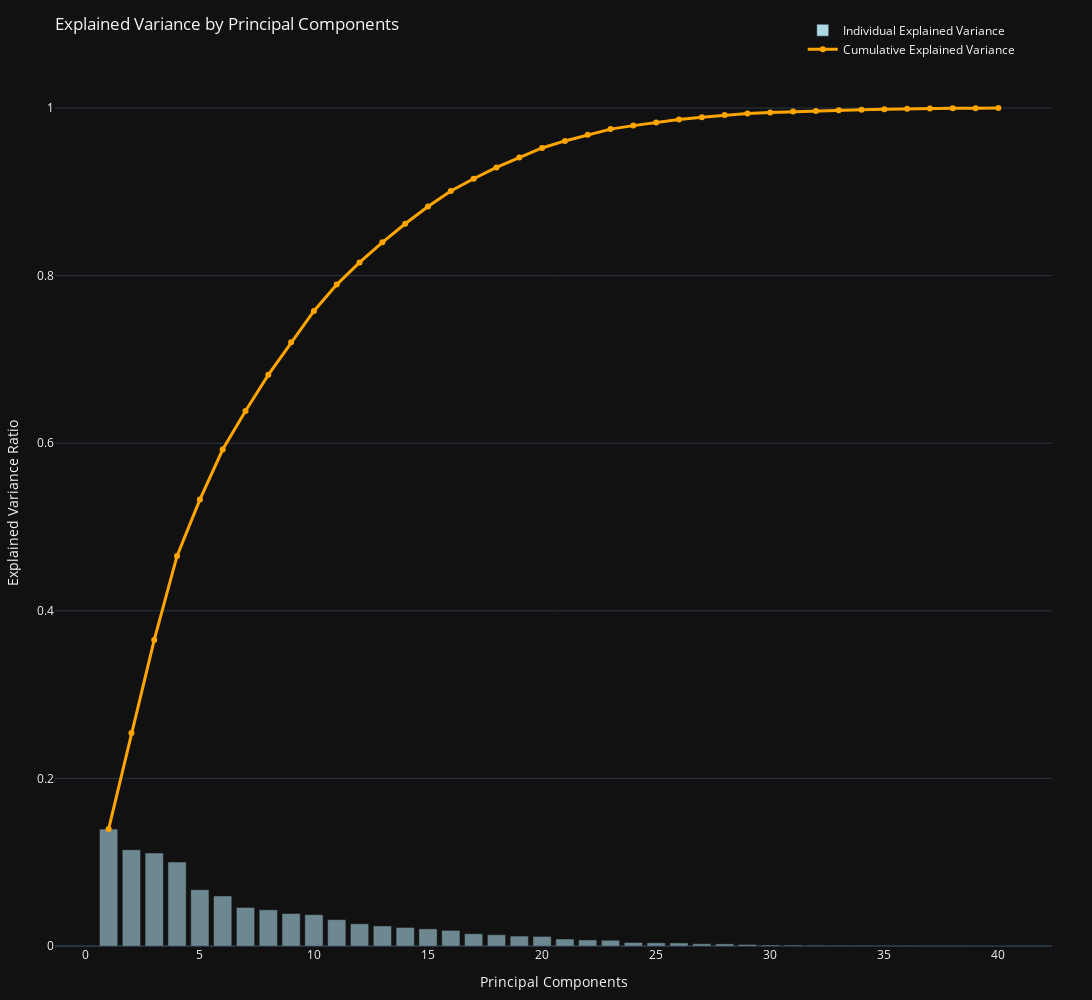

Write notebook code for a chart like this one.
### Code cell
cumulative_variance = np.cumsum(explained_variance)
fig = go.Figure()
fig.add_trace(go.Bar(x=list(range(1, len(explained_variance) + 1)),y=explained_variance,name='Individual Explained Variance',marker=dict(color='lightblue', opacity=0.6)))


fig.add_trace(go.Scatter(
    x=list(range(1, len(explained_variance) + 1)),
    y=cumulative_variance,
    mode='lines+markers',
    name='Cumulative Explained Variance',
    line=dict(color='orange', width=3),
    marker=dict(size=6)))

fig.update_layout(
    template='plotly_dark',
    title='Explained Variance by Principal Components',
    xaxis_title='Principal Components',
    yaxis_title='Explained Variance Ratio',
    legend=dict(x=0.75, y=1.05),
    margin=dict(l=40, r=40, t=60, b=40),
    width=1900,
    height=1000)

fig.show()

### Figure 1 — Plotly figure (JSON) as saved in the notebook; plotly's stock layout.template omitted (floating-point values rounded to 4 significant figures)
{"data": [{"marker": {"color": "lightblue", "opacity": 0.6}, "name": "Individual Explained Variance", "type": "bar", "x": [1, 2, 3, 4, 5, 6, 7, 8, 9, 10, 11, 12, 13, 14, 15, 16, 17, 18, 19, 20, 21, 22, 23, 24, 25, 26, 27, 28, 29, 30, 31, 32, 33, 34, 35, 36, 37, 38, 39, 40], "y": [0.1395, 0.1148, 0.1109, 0.1002, 0.06724, 0.05974, 0.04601, 0.04316, 0.03881, 0.03744, 0.03148, 0.02648, 0.02396, 0.02215, 0.02048, 0.01864, 0.0146, 0.01342, 0.01185, 0.01145, 0.008367, 0.007258, 0.006862, 0.004161, 0.003772, 0.003633, 0.002668, 0.002532, 0.001866, 0.00118, 0.001076, 0.0008411, 0.0007933, 0.000719, 0.0006033, 0.0005177, 0.000292, 0.000232, 0.0001495, 9.602e-05]}, {"line": {"color": "orange", "width": 3}, "marker": {"size": 6}, "mode": "lines+markers", "name": "Cumulative Explained Variance", "type": "scatter", "x": [1, 2, 3, 4, 5, 6, 7, 8, 9, 10, 11, 12, 13, 14, 15, 16, 17, 18, 19, 20, 21, 22, 23, 24, 25, 26, 27, 28, 29, 30, 31, 32, 33, 34, 35, 36, 37, 38, 39, 40], "y": [0.1395, 0.2543, 0.3653, 0.4655, 0.5327, 0.5924, 0.6385, 0.6816, 0.7204, 0.7579, 0.7894, 0.8158, 0.8398, 0.8619, 0.8824, 0.9011, 0.9157, 0.9291, 0.9409, 0.9524, 0.9607, 0.968, 0.9749, 0.979, 0.9828, 0.9864, 0.9891, 0.9916, 0.9935, 0.9947, 0.9958, 0.9966, 0.9974, 0.9981, 0.9987, 0.9992, 0.9995, 0.9998, 0.9999, 1.0]}], "layout": {"height": 1000, "legend": {"x": 0.75, "y": 1.05}, "margin": {"b": 40, "l": 40, "r": 40, "t": 60}, "title": {"text": "Explained Variance by Principal Components"}, "width": 1900, "xaxis": {"title": {"text": "Principal Components"}}, "yaxis": {"title": {"text": "Explained Variance Ratio"}}}}
